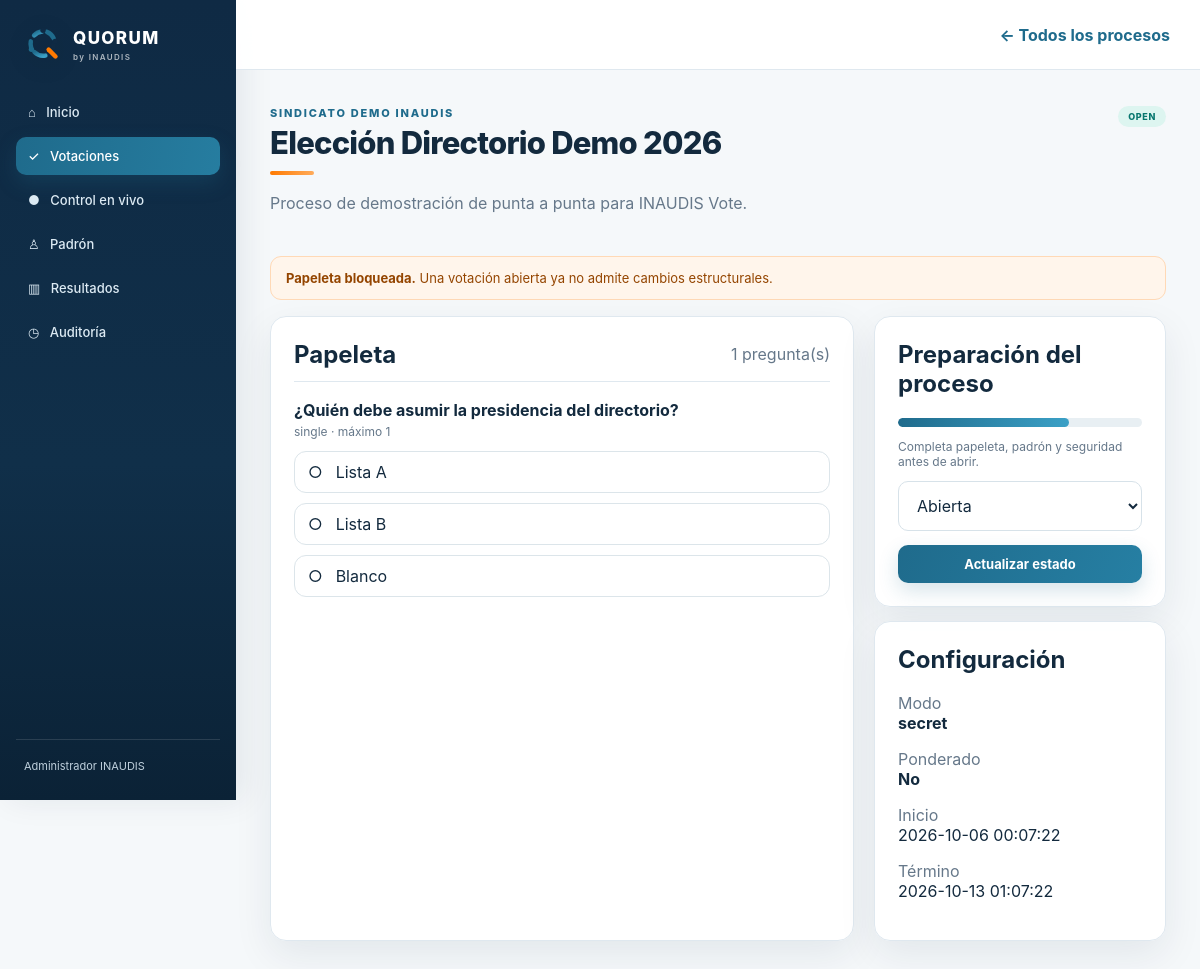
Page /election.php?id=1 (signed in) on the committed database.
### tables this page shows
CREATE TABLE elections (
    id BIGINT UNSIGNED AUTO_INCREMENT PRIMARY KEY,
    organization_id BIGINT UNSIGNED NOT NULL,
    title VARCHAR(180) NOT NULL,
    description TEXT NULL,
    voting_mode ENUM('secret','public') NOT NULL DEFAULT 'secret',
    status ENUM('draft','scheduled','open','closed','cancelled') NOT NULL DEFAULT 'draft',
    starts_at DATETIME NULL,
    ends_at DATETIME NULL,
    allow_weighted_vote TINYINT(1) NOT NULL DEFAULT 0,
    ballot_locked_at DATETIME NULL,
    census_locked_at DATETIME NULL,
    created_by BIGINT UNSIGNED NOT NULL,
    created_at DATETIME NOT NULL DEFAULT CURRENT_TIMESTAMP,
    updated_at DATETIME NOT NULL DEFAULT CURRENT_TIMESTAMP ON UPDATE CURRENT_TIMESTAMP,
    CONSTRAINT fk_elections_organization FOREIGN KEY (organization_id) REFERENCES organizations(id),
    CONSTRAINT fk_elections_creator FOREIGN KEY (created_by) REFERENCES users(id)
);

CREATE TABLE organizations (
    id BIGINT UNSIGNED AUTO_INCREMENT PRIMARY KEY,
    name VARCHAR(150) NOT NULL,
    tax_id VARCHAR(32) NULL,
    slug VARCHAR(120) NOT NULL UNIQUE,
    logo_path VARCHAR(255) NULL,
    primary_color VARCHAR(7) NULL,
    secondary_color VARCHAR(7) NULL,
    status ENUM('active','inactive') NOT NULL DEFAULT 'active',
    created_at DATETIME NOT NULL DEFAULT CURRENT_TIMESTAMP,
    updated_at DATETIME NOT NULL DEFAULT CURRENT_TIMESTAMP ON UPDATE CURRENT_TIMESTAMP
);

CREATE TABLE questions (
    id BIGINT UNSIGNED AUTO_INCREMENT PRIMARY KEY,
    election_id BIGINT UNSIGNED NOT NULL,
    text TEXT NOT NULL,
    question_type ENUM('single','multiple') NOT NULL DEFAULT 'single',
    min_choices INT UNSIGNED NOT NULL DEFAULT 1,
    max_choices INT UNSIGNED NOT NULL DEFAULT 1,
    sort_order INT UNSIGNED NOT NULL DEFAULT 0,
    created_at DATETIME NOT NULL DEFAULT CURRENT_TIMESTAMP,
    CONSTRAINT fk_questions_election FOREIGN KEY (election_id) REFERENCES elections(id) ON DELETE CASCADE
);

CREATE TABLE options (
    id BIGINT UNSIGNED AUTO_INCREMENT PRIMARY KEY,
    question_id BIGINT UNSIGNED NOT NULL,
    label VARCHAR(255) NOT NULL,
    sort_order INT UNSIGNED NOT NULL DEFAULT 0,
    created_at DATETIME NOT NULL DEFAULT CURRENT_TIMESTAMP,
    CONSTRAINT fk_options_question FOREIGN KEY (question_id) REFERENCES questions(id) ON DELETE CASCADE
);

### app/Core/Database.php (called while the page is built, shortened)
<?php
final class Database
{
    private static ?PDO $connection = null;
    public static function connection(): PDO
    {
        if (self::$connection instanceof PDO) {
            return self::$connection;
        }
        $host = getenv('DB_HOST') ?: '127.0.0.1';
        $port = getenv('DB_PORT') ?: '3306';
        $database = getenv('DB_NAME') ?: (getenv('DB_DATABASE') ?: 'inaudis_vote');
        $username = getenv('DB_USER') ?: (getenv('DB_USERNAME') ?: 'root');
        $password = getenv('DB_PASSWORD') ?: '';
        $dsn = sprintf(
            'mysql:host=%s;port=%s;dbname=%s;charset=utf8mb4',
            $host,
            $port,
            $database
        );
        try {
            self::$connection = new PDO($dsn, $username, $password, [
                PDO::ATTR_ERRMODE => PDO::ERRMODE_EXCEPTION,
                PDO::ATTR_DEFAULT_FETCH_MODE => PDO::FETCH_ASSOC,
                PDO::ATTR_EMULATE_PREPARES => false,
            ]);
        } catch (PDOException $exception) {
            throw new RuntimeException('No fue posible conectar con la base de datos.', 0, $exception);
        }
        return self::$connection;
    }
}

### app/Services/ElectionService.php (called while the page is built, shortened)
<?php
final class ElectionService
{
    public static function find(int $id): ?array
    {
        $stmt = Database::connection()->prepare('SELECT e.*, o.name organization_name FROM elections e JOIN organizations o ON o.id=e.organization_id WHERE e.id=:id');
        $stmt->execute(['id' => $id]);
        $row = $stmt->fetch(PDO::FETCH_ASSOC);
        return $row ?: null;
    }
    public static function questions(int $electionId): array
    {
        $pdo=Database::connection();
        $stmt=$pdo->prepare('SELECT * FROM questions WHERE election_id=:id ORDER BY sort_order,id');$stmt->execute(['id'=>$electionId]);
        $questions=$stmt->fetchAll(PDO::FETCH_ASSOC);$opt=$pdo->prepare('SELECT id,label,sort_order FROM options WHERE question_id=:id ORDER BY sort_order,id');
        foreach($questions as &$q){$opt->execute(['id'=>$q['id']]);$q['options']=$opt->fetchAll(PDO::FETCH_ASSOC);}return $questions;
    }
}

### public/election.php (the view, shortened to what this page needs)
<?php
declare(strict_types=1);require dirname(__DIR__).'/config/bootstrap.php';use InaudisVote\Core\Authorization;use InaudisVote\Core\Csrf;use InaudisVote\Services\ElectionService;$user=Authorization::requireRoles(['admin','organizer']);$id=(int)($_GET['id']??0);$election=ElectionService::find($id);if(!$election||!Authorization::canManageElection($user,(int)$election['organization_id'])){http_response_code(404);exit('Votación no encontrada.');}$error=null;if($_SERVER['REQUEST_METHOD']==='POST'){if(!Csrf::validate($_POST['_csrf']??null)){$error='Solicitud inválida.';}else{try{$action=(string)($_POST['action']??'');if($action==='add_question')ElectionService::addQuestion($id,$_POST);if($action==='delete_question')ElectionService::deleteQuestion($id,(int)($_POST['question_id']??0));if($action==='status')ElectionService::setStatus($id,(string)($_POST['status']??''));header('Location: /election.php?id='.$id.'&ok=1');exit;}catch(Throwable $e){$error=$e->getMessage();}}}$election=ElectionService::find($id);$questions=ElectionService::questions($id);$editable=in_array($election['status'],['draft','scheduled'],true)&&empty($election['ballot_locked_at']);$statusClass=$election['status']==='open'?'v-status-open':($election['status']==='closed'?'v-status-closed':'v-status-draft');
?><!doctype html><html lang="es"><head><link rel="stylesheet" href="/assets/quorum.css"></head><body class="vota-ui"><div class="v-shell"><aside class="v-sidebar"><div class="v-brand"><img class="v-brandmark" src="/assets/quorum-mark.svg" alt=""><span><span class="v-brand-name">QUORUM<small>by INAUDIS</small></span></span></div><nav class="v-nav"><a href="/dashboard.php">⌂ &nbsp; Inicio</a><a class="active" href="/elections.php">✓ &nbsp; Votaciones</a><a href="/control.php?election_id=<?=$id?>">● &nbsp; Control en vivo</a><a href="/census.php?election_id=<?=$id?>">♙ &nbsp; Padrón</a><a href="/results.php?election_id=<?=$id?>">▥ &nbsp; Resultados</a><a href="/audit.php">◷ &nbsp; Auditoría</a></nav><div class="v-sidebar-foot"><?=htmlspecialchars($user['name'])?></div></aside><div class="v-main"><header class="v-topbar"><a class="v-link" href="/elections.php">← Todos los procesos</a></header><main class="v-content"><div class="v-headrow"><div><div class="v-kicker"><?=htmlspecialchars($election['organization_name'])?></div><h1 class="v-title"><?=htmlspecialchars($election['title'])?></h1><div class="v-accent-line"></div><p class="v-subtitle"><?=htmlspecialchars((string)$election['description'])?></p></div><span class="v-status <?=$statusClass?>"><?=htmlspecialchars($election['status'])?></span></div><?php if(!$editable):?><div class="v-alert v-alert-warn"><strong>Papeleta bloqueada.</strong> Una votación abierta ya no admite cambios estructurales.</div><?php endif;?><div class="v-grid-2" style="grid-template-columns:2fr 1fr"><section class="v-stack"><div class="v-card v-pad"><div class="v-section-head"><h2 style="margin:0">Papeleta</h2><span class="v-muted"><?=count($questions)?> pregunta(s)</span></div><?php foreach($questions as $q):?><article style="border-top:1px solid var(--line);padding:18px 0"><div class="v-section-head"><div><strong><?=htmlspecialchars($q['text'])?></strong><div class="v-muted" style="font-size:12px;margin-top:4px"><?=htmlspecialchars($q['question_type'])?> · máximo <?=$q['max_choices']?></div></div></div><?php foreach($q['options'] as $o):?><div class="v-option" style="cursor:default;padding:10px 13px"><span>○</span><?=htmlspecialchars($o['label'])?></div><?php endforeach;?></article><?php endforeach;?></div></section><aside class="v-stack"><div class="v-card v-pad"><h2 style="margin-top:0">Preparación del proceso</h2><div class="v-progress"><span style="width:<?=$questions?70:35?>%"></span></div><p class="v-muted" style="font-size:12px">Completa papeleta, padrón y seguridad antes de abrir.</p><form method="post" class="v-stack"><select class="v-field" name="status"><?php foreach(['draft'=>'Borrador','scheduled'=>'Programada','open'=>'Abierta','closed'=>'Cerrada','cancelled'=>'Cancelada'] as $v=>$label):?><option value="<?=$v?>" <?=$election['status']===$v?'selected':''?>><?=$label?></option><?php endforeach;?></select><button class="v-btn v-btn-primary">Actualizar estado</button></form></div><div class="v-card v-pad"><h2 style="margin-top:0">Configuración</h2><p><span class="v-muted">Modo</span><br><strong><?=htmlspecialchars($election['voting_mode'])?></strong></p><p><span class="v-muted">Ponderado</span><br><strong><?=$election['allow_weighted_vote']?'Sí':'No'?></strong></p><p><span class="v-muted">Inicio</span><br><?=htmlspecialchars((string)$election['starts_at'])?></p><p><span class="v-muted">Término</span><br><?=htmlspecialchars((string)$election['ends_at'])?></p></div></aside></div></main></div></div></body></html>

### public/assets/quorum.css (style rules this page uses)
:root { --navy:#0F2A44;--blue:#1F6B8C;--blue-light:#3BA0C6;--orange:#FF7A00;--teal:#1F8C89;--ink:#132A3E;--muted:#66788A;--line:#DFE8EF;--bg:#F5F8FA;--danger:#C83D4D;--shadow:0 14px 38px rgba(15,42,68,.08) }
* { box-sizing:border-box }
html { scroll-behavior:smooth }
body.vota-ui { margin:0;background:var(--bg);color:var(--ink);font-family:Montserrat,Inter,ui-sans-serif,system-ui,-apple-system,BlinkMacSystemFont,"Segoe UI",sans-serif;-webkit-font-smoothing:antialiased }
.v-shell { min-height:100vh;display:grid;grid-template-columns:236px 1fr }
.v-sidebar { background:linear-gradient(180deg,#0F2A44,#102F49 58%,#0B2236);color:#fff;padding:25px 16px;display:flex;flex-direction:column;position:sticky;top:0;height:100vh;box-shadow:8px 0 30px rgba(15,42,68,.08) }
.v-brand { display:flex;align-items:center;gap:11px;font-weight:800;letter-spacing:.045em;margin:0 8px 30px }
.v-brandmark { width:38px;height:38px;display:block;object-fit:contain;filter:drop-shadow(0 5px 12px rgba(0,0,0,.12)) }
.v-brand-name { font-size:17px;line-height:1;letter-spacing:.08em }
.v-brand small { display:block;font-size:8px;font-weight:600;opacity:.66;letter-spacing:.17em;margin-top:5px }
.v-nav { display:grid;gap:6px }
.v-nav a { color:#DCEAF3;text-decoration:none;padding:11px 12px;border-radius:10px;font-size:13px;font-weight:550;transition:.18s }
.v-nav a.active { background:linear-gradient(100deg,var(--blue),#267DA0);color:#fff;box-shadow:0 8px 20px #1f6b8c40 }
.v-sidebar-foot { margin-top:auto;border-top:1px solid #ffffff1f;padding:18px 8px 0;font-size:11px;line-height:1.55;color:#BFD0DD }
.v-main { min-width:0 }
.v-topbar { height:70px;background:#fffffff0;backdrop-filter:blur(14px);border-bottom:1px solid var(--line);display:flex;align-items:center;justify-content:flex-end;padding:0 30px;gap:14px;position:sticky;top:0;z-index:20 }
.v-content { max-width:1280px;margin:auto;padding:36px 34px 60px }
.v-kicker { font-size:11px;text-transform:uppercase;letter-spacing:.16em;color:var(--blue);font-weight:800 }
.v-title { font-size:31px;line-height:1.15;margin:5px 0 6px;font-weight:800;letter-spacing:-.025em }
.v-subtitle,.v-muted { color:var(--muted) }
.v-headrow,.v-section-head { display:flex;justify-content:space-between;align-items:flex-start;gap:20px }
.v-headrow { margin-bottom:27px }
.v-section-head { align-items:center;margin-bottom:12px }
.v-btn { border:0;border-radius:10px;padding:11px 17px;font:inherit;font-size:13px;font-weight:750;text-decoration:none;display:inline-flex;align-items:center;justify-content:center;gap:8px;cursor:pointer;transition:.18s }
.v-btn-primary { background:linear-gradient(110deg,var(--blue),#267FA3);color:#fff;box-shadow:0 8px 20px #1f6b8c2e }
.v-card { background:#fffffff7;border:1px solid var(--line);border-radius:16px;box-shadow:var(--shadow);transition:.2s }
.v-pad { padding:23px }
.v-status { display:inline-flex;border-radius:999px;padding:5px 10px;font-size:9px;font-weight:800;letter-spacing:.07em;text-transform:uppercase }
.v-status-open { background:#DDF5F0;color:#08776F }
.v-progress { height:9px;background:#E8EFF3;border-radius:999px;overflow:hidden }
.v-progress>span { height:100%;display:block;background:linear-gradient(90deg,var(--blue),var(--blue-light));border-radius:999px }
.v-link { color:var(--blue);font-weight:700;text-decoration:none }
.v-accent-line { width:44px;height:4px;background:linear-gradient(90deg,var(--orange),#FFAB5A);border-radius:999px;margin:10px 0 18px }
.v-grid-2 { display:grid;grid-template-columns:1fr 2fr;gap:20px }
.v-stack { display:grid;gap:14px }
.v-field { width:100%;border:1px solid #D7E2E9;border-radius:10px;padding:13px 14px;font:inherit;outline:none;background:#fff;color:var(--ink);transition:.18s }
.v-alert { border-radius:11px;padding:13px 15px;margin-bottom:16px;font-size:13px }
.v-alert-warn,.v-orange-note { background:#FFF5EB;border:1px solid #FFD9B6;color:#944500 }
.v-option { display:flex;gap:13px;align-items:center;border:1px solid #DCE5EA;border-radius:12px;padding:16px;margin:10px 0;cursor:pointer;transition:.16s }

### rows in the picture
elections: organization.name "SINDICATO DEMO INAUDIS", title "Elección Directorio Demo 2026", description "Proceso de demostración de punta a punta para INAUDIS Vote.", status "OPEN", status "Abierta", voting_mode "secret", starts_at "2026-10-06 00:07:22", ends_at "2026-10-13 01:07:22"
questions: id "1", text "¿Quién debe asumir la presidencia del directorio?", question_type "single", max_choices "1"
options: label "Lista A"
options: label "Lista B"
options: label "Blanco"

### other values in the picture
$user['name'] "Administrador INAUDIS"
